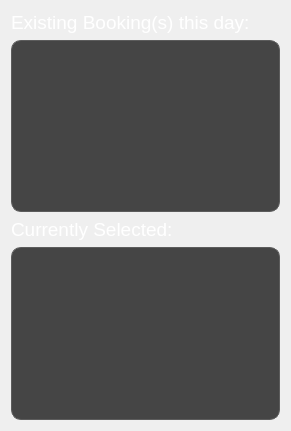
      <widget class="QWidget" name="verticalLayoutWidget_3">
       <property name="geometry">
        <rect>
         <x>490</x>
         <y>70</y>
         <width>291</width>
         <height>431</height>
        </rect>
       </property>
       <layout class="QVBoxLayout" name="verticalLayout_3">
        <item>
         <layout class="QVBoxLayout" name="verticalLayout_4">
          <item>
           <widget class="QLabel" name="label_16">
            <property name="styleSheet">
             <string notr="true">color: white; /* White text for better contrast on dark background */
            font-family: 'Inter', sans-serif;
            font-size: 14pt; /* Adjust size as needed */
</string>
            </property>
            <property name="text">
             <string>Existing Booking(s) this day:</string>
            </property>
           </widget>
          </item>
          <item>
           <widget class="QListWidget" name="existingBookingsListWidget">
            <property name="styleSheet">
             <string notr="true">QListWidget {
    background-color: #454545; /* Dark grey background */
    color: #DDDDDD; /* Light grey text */
    border: 1px solid #5c5c5c; /* Faint border, slightly lighter than the background */
    border-radius: 10px; /* Rounded corners */
    font-family: 'Inter', sans-serif; /* Inter font */
    font-size: 10pt; /* Font size */
    padding: 5px; /* Padding inside the list widget */
}
</string>
            </property>
           </widget>
          </item>
         </layout>
        </item>
        <item>
         <widget class="QLabel" name="label_6">
          <property name="styleSheet">
           <string notr="true">color: white; /* White text for better contrast on dark background */
            font-family: 'Inter', sans-serif;
            font-size: 14pt; /* Adjust size as needed */
</string>
          </property>
          <property name="text">
           <string>Currently Selected:</string>
          </property>
         </widget>
        </item>
        <item>
         <widget class="QListWidget" name="currentlySelectedListWidget">
          <property name="styleSheet">
           <string notr="true">QListWidget {
    background-color: #454545; /* Dark grey background */
    color: #DDDDDD; /* Light grey text */
    border: 1px solid #5c5c5c; /* Faint border, slightly lighter than the background */
    border-radius: 10px; /* Rounded corners */
    font-family: 'Inter', sans-serif; /* Inter font */
    font-size: 10pt; /* Font size */
    padding: 5px; /* Padding inside the list widget */
}
</string>
          </property>
         </widget>
        </item>
       </layout>
      </widget>
